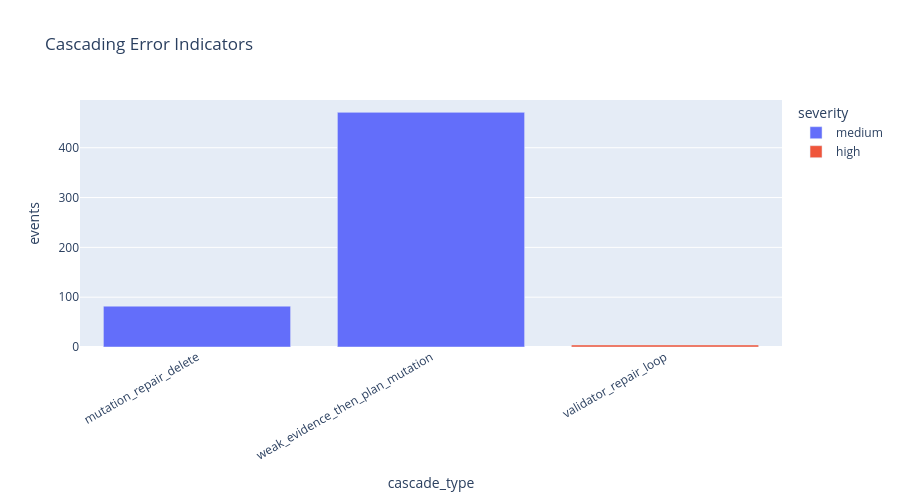

The code cell stored with this chart in its notebook:
### Markdown cell above
## 7. Cascading Errors

### Code cell
cascade_rows = []
for thread_id, g in travel_runs.sort_values(["thread_id", "call_index"]).groupby("thread_id"):
    meta = g.iloc[0]
    if meta.validation_attempts and meta.validation_attempts > 1:
        cascade_rows.append({"thread_id": thread_id, "root_run_id": meta.root_run_id, "cascade_type": "validator_repair_loop", "severity": "high", "detail": f"validation_attempts={meta.validation_attempts}"})

    # Search/tool uncertainty followed by plan mutation means weak evidence entered the itinerary-building phase.
    uncertain_indices = set(g[g.has_uncertainty_language | g.has_error_language].call_index)
    for idx in uncertain_indices:
        later = g[(g.call_index > idx) & (g.name.isin({"add_slot", "insert_slot"}))].head(3)
        if not later.empty:
            src = g[g.call_index == idx].iloc[0]
            cascade_rows.append({"thread_id": thread_id, "root_run_id": meta.root_run_id, "cascade_type": "weak_evidence_then_plan_mutation", "severity": "medium", "detail": f"{src.name} at call {idx} followed by {', '.join(later.name.tolist())}"})

    # Delete after add/insert is a repair/backtracking signal.
    for i, row in g[g.name == "delete_slot"].iterrows():
        prev_mut = g[(g.call_index < row.call_index) & (g.name.isin({"add_slot", "insert_slot"}))].tail(1)
        if not prev_mut.empty:
            cascade_rows.append({"thread_id": thread_id, "root_run_id": meta.root_run_id, "cascade_type": "mutation_repair_delete", "severity": "medium", "detail": f"delete_slot after {prev_mut.iloc[0].name}"})

cascade_df = pd.DataFrame(cascade_rows).drop_duplicates() if cascade_rows else pd.DataFrame()
display(cascade_df.head(100) if not cascade_df.empty else pd.DataFrame({"status": ["No cascade indicators found"]}))
if not cascade_df.empty:
    fig = px.bar(cascade_df.groupby(["cascade_type", "severity"]).size().reset_index(name="events"), x="cascade_type", y="events", color="severity", title="Cascading Error Indicators")
    fig.update_layout(height=500, xaxis_tickangle=-30)
    fig.show()

### Figure 1 — Plotly figure (JSON) as saved in the notebook; plotly's stock layout.template omitted (floating-point values rounded to 4 significant figures)
{"data": [{"hovertemplate": "severity=medium<br>cascade_type=%{x}<br>events=%{y}<extra></extra>", "legendgroup": "medium", "marker": {"color": "#636efa", "pattern": {"shape": ""}}, "name": "medium", "orientation": "v", "showlegend": true, "textposition": "auto", "type": "bar", "x": ["mutation_repair_delete", "weak_evidence_then_plan_mutation"], "xaxis": "x", "y": [82, 471], "yaxis": "y"}, {"hovertemplate": "severity=high<br>cascade_type=%{x}<br>events=%{y}<extra></extra>", "legendgroup": "high", "marker": {"color": "#EF553B", "pattern": {"shape": ""}}, "name": "high", "orientation": "v", "showlegend": true, "textposition": "auto", "type": "bar", "x": ["validator_repair_loop"], "xaxis": "x", "y": [4], "yaxis": "y"}], "layout": {"barmode": "relative", "height": 500, "legend": {"title": {"text": "severity"}, "tracegroupgap": 0}, "title": {"text": "Cascading Error Indicators"}, "xaxis": {"anchor": "y", "domain": [0.0, 1.0], "tickangle": -30, "title": {"text": "cascade_type"}}, "yaxis": {"anchor": "x", "domain": [0.0, 1.0], "title": {"text": "events"}}}}
